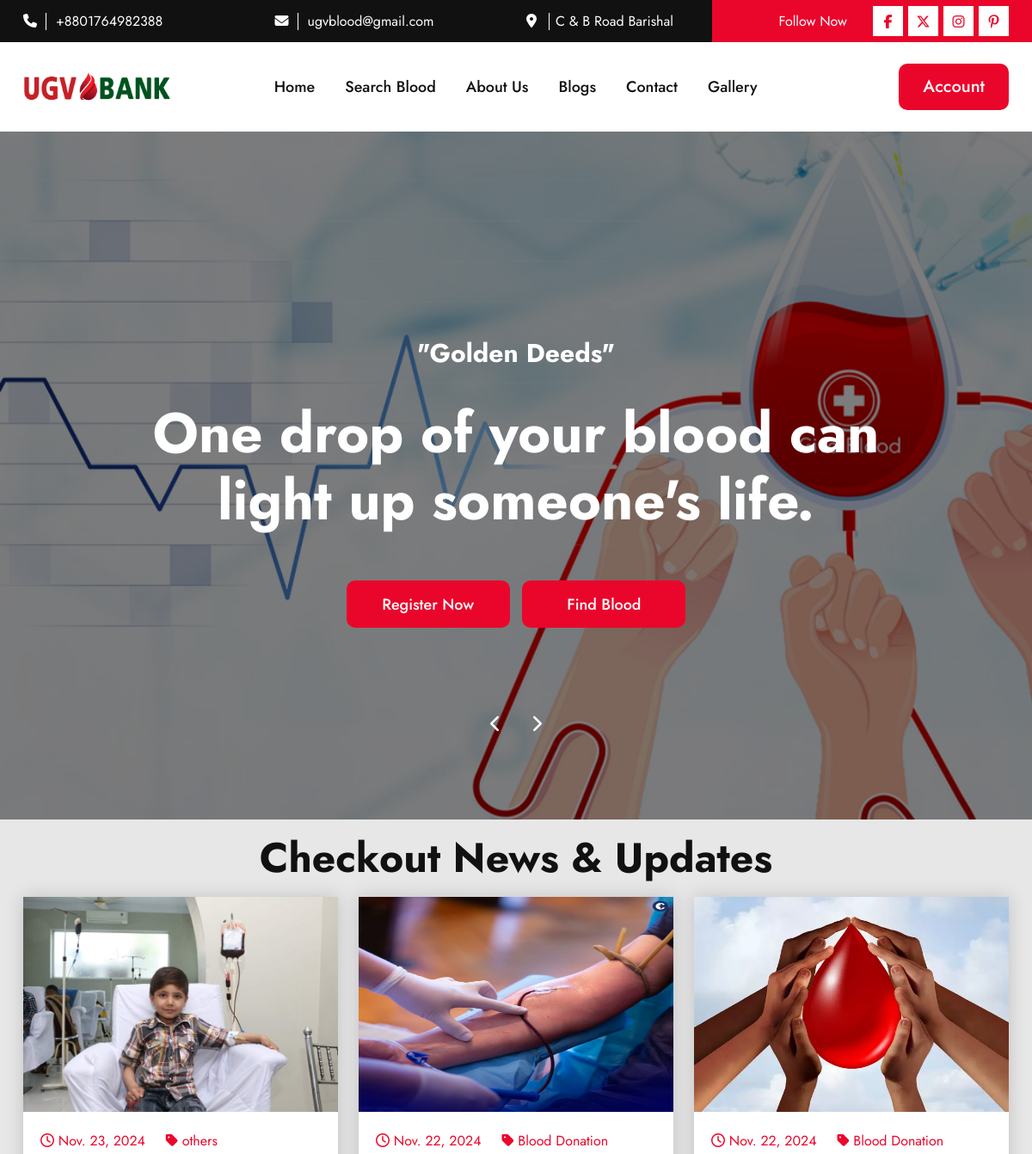
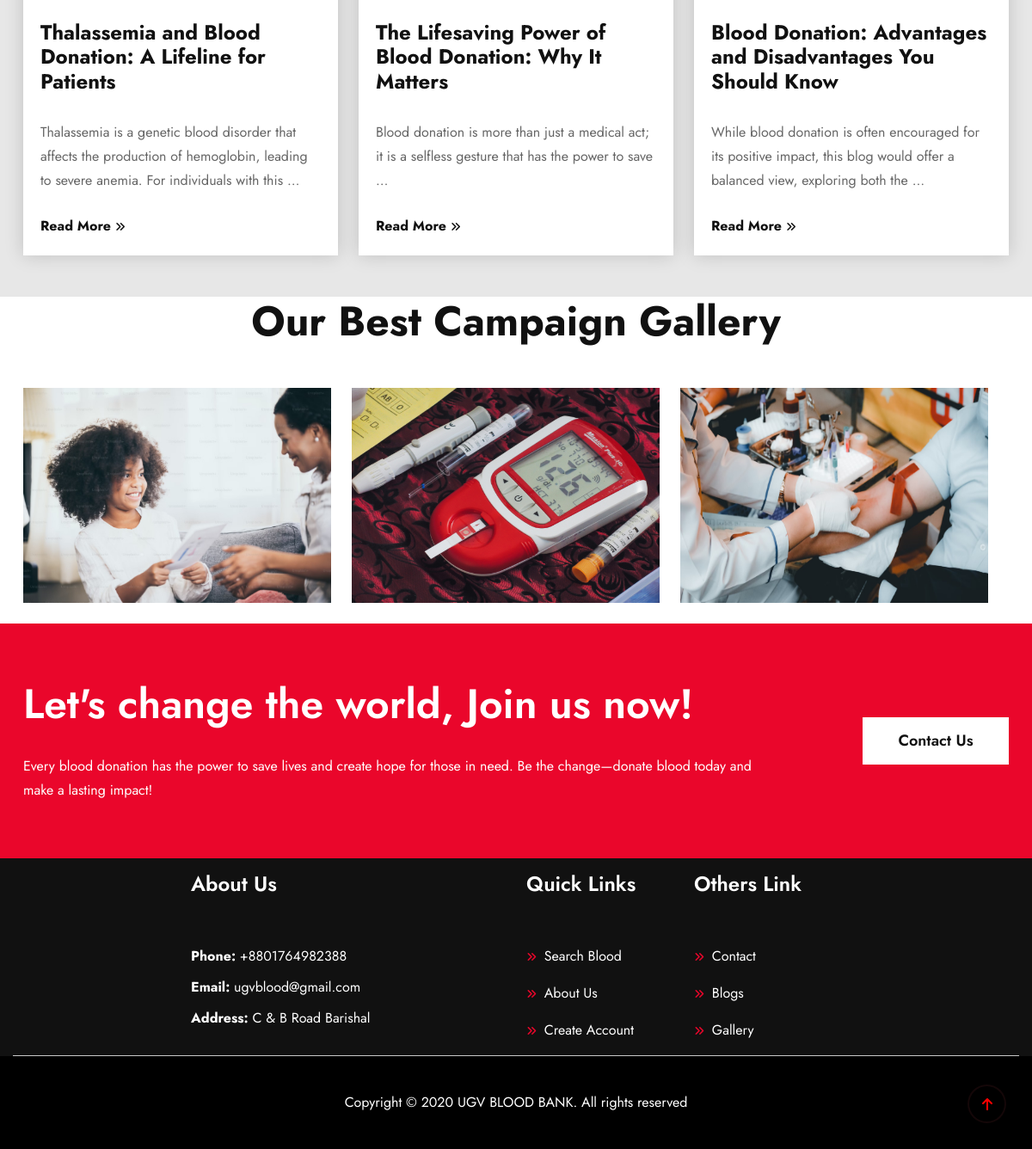
The page / on the database its author committed (2 pictures, top to bottom).
### blood/models.py (models this page shows, shortened)
class SiteInfo(models.Model):
    site_name = models.CharField(max_length=20)
    site_logo = models.ImageField(upload_to='logo/')
    email = models.EmailField()
    phone = models.CharField(max_length=14)
    address = models.CharField(max_length=100)
    site_facebook = models.URLField(max_length=100)
    site_x = models.URLField(max_length=100)
    site_instagram = models.URLField(max_length=100)
    site_pinterest = models.URLField(max_length=100)

class Slider(models.Model):
    image = models.ImageField(upload_to='sliders/')
    short_text_1 = models.CharField(max_length=255)
    short_text_2 = models.CharField(max_length=255)
    created_at = models.DateTimeField(auto_now_add=True)

class Blog(models.Model):
    title = models.CharField(max_length=200)
    description = models.TextField()
    published_at = models.DateField(auto_now_add=True)
    image = models.ImageField(upload_to='blog_images/')
    category = models.ForeignKey(Category, on_delete=models.CASCADE, related_name="blogs")

class Category(models.Model):
    name = models.CharField(max_length=100, unique=True)
    created_at = models.DateTimeField(auto_now_add=True)

class Gallery(models.Model):
    title = models.CharField(max_length=200)
    image = models.ImageField(upload_to='gallery_images/')

### blood/views.py (the view)
# urls.py: path('',home, name='home'),
def home(request):
    site_info = SiteInfo.objects.first()  # Get the first (and only) instance
    sliders = Slider.objects.all().order_by('-created_at')[:5]
    blogs = Blog.objects.all().order_by('-published_at')[:3]
    gallery_images = Gallery.objects.all().order_by('id')  # Get all gallery images
    context = {
        'site_info': site_info,
        'sliders': sliders,
        'blogs': blogs,
        'gallery_images': gallery_images,  # Pass the gallery images
    }
    return render(request, 'home.html', context)

### blood/context_processors.py (called while the page is built)
def site_information(request):
    site_info = SiteInfo.objects.first()
    return {
        'site_info': site_info
    }

### templates/home.html (shortened to what this page needs)
{% extends 'base.html' %}
{% load static %}
{% block content %}
<section class="hm1_hero_slider hm2_hero_slider">
  {% for slide in sliders %}
  <div class="hm2_hero hm_bg" style="background: url('{{ slide.image.url }}') no-repeat center center; background-size: cover; width: 100%;">
    <div class="container">
      <div class="row justify-content-center">
        <div class="col-xl-9 col-lg-9 col-md-11 col-12">
          <div class="hm2_content text-center">
            <h4>{{ slide.short_text_1 }}</h4>
            <h2>{{ slide.short_text_2 }}</h2>
            <a href="{% url 'login' %}" class="explore_now red_btn">Register Now</a>
            <a href="{% url 'donor_list' %}" class="explore_now red_btn">Find Blood</a>
          </div>
        </div>
      </div>
    </div>
  </div>
  {% endfor %}
</section>
<section class="news gray pt-3 pb-5">
  <div class="container">
    <div class="row mb-3">
      <div class="col-12">
        <div class="common_title text-center">
          <h2>Checkout News & Updates</h2>
        </div>
      </div>
    </div>
    <div class="row justify-content-center">
      {% for blog in blogs %}
      <div class="col-xl-4 col-lg-4 col-md-6 col-sm-6 col-12 mb-4 mb-xl-0 mb-lg-0">
        <div class="news_content_item">
          <div class="news_img">
            <img src="{{ blog.image.url }}" alt="{{ blog.title }}" style="height: 250px;">
          </div>
          <div class="news_content">
            <div class="meta d-flex gap-4">
              <span><i class="fa-regular fa-clock"></i> {{ blog.published_at }}</span>
              <span><i class="fa-solid fa-tag"></i> {{ blog.category.name }}</span>
            </div>
            <a href="{% url 'blog_detail' blog.id %}">
              <h5>{{ blog.title }}</h5>
            </a>
            <p>{{ blog.description|truncatewords:20 }}</p>
            <a href="{% url 'blog_detail' blog.id %}">Read More <i class="fa-solid fa-angles-right"></i></a>
          </div>
        </div>
      </div>
      {% empty %}
      <p>No blogs available.</p>
      {% endfor %}
    </div>
  </div>
</section>
<section class="gallery ptb-100">
  <div class="container">
    <div class="row">
      <div class="col-12 mb-5">
        <div class="common_title text-center">
          <h2>Our Best Campaign Gallery</h2>
        </div>
      </div>
      <div class="row justify-content-center">
        {% for image in gallery_images %}
        <div class="col-xl-4 col-lg-4 col-md-6 col-sm-6 col-12 mb-4">
          <div class="gallary_item">
            <img src="{{ image.image.url }}" alt="{{ image.title }}" style="height: 250px;">
          </div>
        </div>
        {% empty %}
        <p>No images available.</p>
        {% endfor %}
      </div>
    </div>
  </div>
</section>
  <section class="change red_bg">
    <div class="container">
      <div class="row align-items-center">
        <div class="col-xl-9 col-lg-9  col-12">
          <div class="change_content">
            <h2>Let's change the world, Join us now!</h2>
            <p>Every blood donation has the power to save lives and create hope for those in need. Be the change—donate blood today and make a lasting impact!</p>
          </div>
        </div>
        <div class="col-xl-3 col-lg-3  col-12 text-xl-end text-lg-end text-center">
          <a href="{% url 'contact' %}">Contact Us</a>
        </div>
      </div>
    </div>
  </section>
{% endblock content %}

### templates/header.html (shortened to what this page needs)
{% load static %}
  <header>
    <div class="header_top d-none d-lg-block d-xl-block d-xxl-block">
      <div class="container">
        <div class="row">
          <div class="col-xl-3 col-lg-3">
            <div class="header_top_content">
              <span><i class="fa-solid fa-phone"></i></span>
              <a href="tel:{{ site_info.phone }}">{{ site_info.phone }}</a>
            </div>
          </div>
          <div class="col-xl-3 col-lg-3">
            <div class="header_top_content">
              <span><i class="fa-solid fa-envelope"></i></span>
              <a href="mailto:{{ site_info.email }}">{{ site_info.email }}</a>
            </div>
          </div>
          <div class="col-xl-3 col-lg-3">
            <div class="header_top_content">
              <span><i class="fa-solid fa-location-dot"></i></span>
              <a href="#">{{ site_info.address }}</a>
            </div>
          </div>
          <div class="col-xl-3 col-lg-3">
            <div class="header_top_social">
              <p>Follow Now</p>
              <ul class="d-flex">
                <li><a href="{{ site_info.site_facebook }}"><i class="fa-brands fa-facebook-f"></i></a></li>
                <li><a href="{{ site_info.site_x }}"><i class="fa-brands fa-x-twitter"></i></a></li>
                <li><a href="{{ site_info.site_instagram }}"><i class="fa-brands fa-instagram"></i></a></li>
                <li><a href="{{ site_info.site_pinterest }}"><i class="fa-brands fa-pinterest-p"></i></a></li>
              </ul>
            </div>
          </div>
        </div>
      </div>
    </div>
    <div class="header_bottom header_bottom2">
      <div class="container">
        <div class="row align-items-center position-relative">
          <div class="col-xl-2 col-lg-2 col-md-4 col-6">
            <div class="header_logo">
              <a href="{% url 'home' %}"><img  src="{% static 'assets/logo/logo.png' %}" alt="images not founds" class="img-fluid"></a>
            </div>
          </div>
          <div class="col-xl-7 col-lg-8 d-none d-xxl-block d-xl-block">
            <ul class="main_menu">
              <li><a href="{% url 'home' %}">Home</a></li>
              <li><a href="{% url 'donor_list' %}">Search Blood</a></li>
              <li><a href="{% url 'about' %}">About Us</a></li>
              <li><a href="{% url 'blog_list' %}">Blogs</a></li>
              <li><a href="{% url 'contact' %}">Contact</a></li>
              <li><a href="{% url 'gallery' %}">Gallery</a></li>
            </ul>
          </div>
          <div class="col-xl-3 col-lg-2 d-none d-xxl-block d-xl-block">
            <div class="header_search_menu d-flex">
                {% if request.user.is_authenticated %}
                    <div class="dropdown">
                        <button class="btn red_btn get_code dropdown-toggle" type="button" id="userDropdown" data-bs-toggle="dropdown" aria-expanded="false">
                            {{ request.user.username }}
                        </button>
                        <ul class="dropdown-menu" aria-labelledby="userDropdown">
                          <li>
                            <a class="dropdown-item" href="{% url 'my_details' %}">
                              <i class="fas fa-info-circle"></i> My Details
                          </a>
                          </li>
                            <li>
                                <a class="dropdown-item" href="{% url 'manage_profile' %}">
                                    <i class="fas fa-user-edit"></i> Update Profile
                                </a>
                            </li>
                            <li>
                                <a class="dropdown-item" href="{% url 'change_password' %}">
                                    <i class="fas fa-key"></i> Change Password
                                </a>
                            </li>
                            <li>
                                <a class="dropdown-item" href="{% url 'logout' %}">
                                    <i class="fas fa-sign-out-alt"></i> Logout
                                </a>
                            </li>
                        </ul>
                    </div>
                {% else %}
                    <div>
                        <a href="{% url 'login' %}" class="red_btn get_code">Account</a>
                    </div>
                {% endif %}
            </div>
        </div>
        </div>
      </div>
    </div>
  </header>

### templates/footer.html
{% load static %}
  <footer>
    <div class="footer_top pt-3">
      <div class="container ">
        <div class="row border-bottom justify-content-center">
          <div class="col-xl-4 col-lg-4 col-md-6 col-sm-6 col-12 ">
            <div class="footer_content">
              <h5>About Us</h5>
              <ul class="list-unstyled">
                {% if site_info.phone %}
                    <li><span>Phone:</span> {{ site_info.phone }}</li>
                {% endif %}
                {% if site_info.email %}
                    <li><span>Email:</span> {{ site_info.email }}</li>
                {% endif %}
                {% if site_info.address %}
                    <li><span>Address:</span> {{ site_info.address }}</li>
                {% endif %}
            </ul>
            </div>
          </div>
          <div class="col-xl-2 col-lg-2 col-md-6 col-6 ">
            <div class="footer_content">
              <h5>Quick Links</h5>
              <ul>
                <li><a href="{% url 'donor_list' %}"><i class="fa-solid fa-angles-right"></i> Search Blood</a></li>
                <li><a href="{% url 'about' %}"><i class="fa-solid fa-angles-right"></i> About Us</a></li>
                <li><a href="{% url 'signup' %}"><i class="fa-solid fa-angles-right"></i> Create Account</a></li>
              </ul>
            </div>
          </div>
          <div class="col-xl-2 col-lg-2 col-md-6 col-6 ">
            <div class="footer_content">
              <h5>Others Link</h5>
              <ul>
                <li><a href="{% url 'contact' %}"><i class="fa-solid fa-angles-right"></i> Contact</a></li>
                <li><a href="{% url 'blog_list' %}"><i class="fa-solid fa-angles-right"></i> Blogs</a></li>
                <li><a href="{% url 'gallery' %}"><i class="fa-solid fa-angles-right"></i> Gallery</a></li>
              </ul>
            </div>
          </div>
        </div>
      </div>
    </div>
    <div class="footer_bottom">
      <div class="container">
        <div class="row">
          <div class="col-12 text-center">
            <p>Copyright &copy; 2020 {{ site_info.site_name}}. All rights reserved</p>
          </div>
        </div>
      </div>
    </div>
  </footer>

### blood/static/assets/css/fancybox.css (style rules this page uses)
:root { --f-spinner-width: 36px;--f-spinner-height: 36px;--f-spinner-color-1: rgba(0, 0, 0, 0.1);--f-spinner-color-2: rgba(17, 24, 28, 0.8);--f-spinner-stroke: 2.75 }
:root { --f-button-width: 40px;--f-button-height: 40px;--f-button-border: 0;--f-button-border-radius: 0;--f-button-color: #374151;--f-button-bg: #f8f8f8;--f-button-hover-bg: #e0e0e0;--f-button-active-bg: #d0d0d0;--f-button-shadow: none;--f-button-transition: all 0.15s ease;--f-button-transform: none;--f-button-svg-width: 20px;--f-button-svg-height: 20px;--f-button-svg-stroke-width: 1.5;--f-button-svg-fill: none;--f-button-svg-filter: none;--f-button-svg-disabled-opacity: 0.65 }

### rows shown on the page
SiteInfo: phone "+8801764982388", email "ugvblood@gmail.com", address "C & B Road Barishal", site_name "UGV BLOOD BANK"
Slider: image (picture), short_text_1 "\"Golden Deeds\"", short_text_2 "One drop of your blood can light up someone's life."
Blog: image (picture), published_at "Nov. 23, 2024", category.name "others", title "Thalassemia and Blood Donation: A Lifeline for Patients", description "Thalassemia is a genetic blood disorder that affects the production of hemoglobin, leading to severe anemia. For individuals with this …"
Blog: image (picture), published_at "Nov. 22, 2024", category.name "Blood Donation", title "The Lifesaving Power of Blood Donation: Why It Matters", description "Blood donation is more than just a medical act; it is a selfless gesture that has the power to save …"
Blog: image (picture), published_at "Nov. 22, 2024", category.name "Blood Donation", title "Blood Donation: Advantages and Disadvantages You Should Know", description "While blood donation is often encouraged for its positive impact, this blog would offer a balanced view, exploring both the …"
Gallery: image (picture)
Gallery: image (picture)
Gallery: image (picture)
